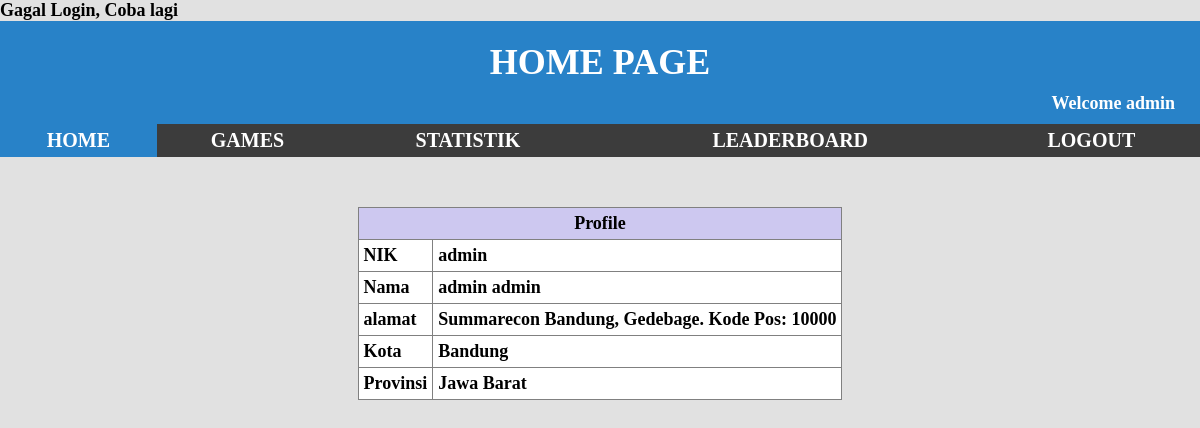
Screenshot of /user/ (signed in) with the database file from the repository.
### tables this page shows
CREATE TABLE `user_tbl` (
  `nik` varchar(16) NOT NULL,
  `nama_depan` varchar(50) NOT NULL,
  `nama_belakang` varchar(50) NOT NULL,
  `nomor_handphone` varchar(15) NOT NULL,
  `tanggal_lahir` date NOT NULL,
  `tempat_lahir` varchar(50) NOT NULL,
  `email` varchar(100) NOT NULL,
  `password` varchar(128) NOT NULL,
  `token` varchar(100) NOT NULL,
  `alamat` text NOT NULL,
  `kode_pos` int(10) NOT NULL,
  `kota_id` int(255) NOT NULL,
  `status` tinyint(1) NOT NULL
);

CREATE TABLE `kota_tbl` (
  `kota_id` int(255) NOT NULL,
  `nama_kota` varchar(100) NOT NULL,
  `provinsi_id` int(255) NOT NULL,
  `status` tinyint(1) NOT NULL
);

CREATE TABLE `provinsi_tbl` (
  `provinsi_id` int(255) NOT NULL,
  `nama_provinsi` varchar(100) NOT NULL,
  `status` tinyint(1) NOT NULL
);

### database.php (called while the page is built, shortened)
<?php
class Database
{
   function get($query)
   {
       include("database_connect.php");
       $result = $conn->query($query);
       if ($result->num_rows > 0)
       {
           return $result;
       }
       return null;
   }
}
?>

### user/index.php (the view, shortened to what this page needs)
<?php
include("../database.php");
$db = new Database();
$nik = (isset($_SESSION['nik'])) ? $_SESSION['nik'] : "";
$token = (isset($_SESSION['token'])) ? $_SESSION['token'] : "";
if($token && $nik)
{
    $userdata = $db->get("SELECT user_tbl.nik as nik, user_tbl.nama_depan as nama_depan, user_tbl.nama_belakang as nama_belakang,
                        user_tbl.alamat as alamat, user_tbl.kode_pos as kode_pos, kota_tbl.nama_kota as nama_kota,
                        provinsi_tbl.nama_provinsi as nama_provinsi
                        from user_tbl,kota_tbl, provinsi_tbl WHERE user_tbl.nik = '".$nik."' AND
                        user_tbl.kota_id = kota_tbl.kota_id AND kota_tbl.provinsi_id = provinsi_tbl.provinsi_id");
    $userdata = mysqli_fetch_assoc($userdata);
}
else
{
   header("Location: http://localhost/course_backend/");
}
?>
<link rel="stylesheet" href="../style.css">
<h1 class="title">HOME PAGE</h1>
<h6 class="userinfo">Welcome <?php echo $nik ?></h6>
<table class="nav">
   <tr>
       <th class="active"><a href="http://localhost/course_backend/user/">HOME</a></th>
       <th><a href="http://localhost/course_backend/user/games.php">GAMES</a></th>
       <th><a href="http://localhost/course_backend/user/statistik.php">STATISTIK</a></th>
       <th><a href="http://localhost/course_backend/user/leaderboard.php">LEADERBOARD</a></th>
       <th><a href="http://localhost/course_backend/user/logout.php">LOGOUT</a></th>
   </tr>
</table>
<table class="content" border=1>
   <tr><td class="title" align="center" colspan=5>Profile</td></tr>
   <tr><td>NIK</td><td colspan=4><?php echo $userdata['nik'];?></td></tr>
   <tr><td>Nama</td><td colspan=4><?php echo $userdata['nama_depan']." ".$userdata['nama_belakang'];?></td></tr>
   <tr><td>alamat</td><td colspan=4><?php echo $userdata['alamat'].". Kode Pos: ".$userdata['kode_pos'];?></td></tr>
   <tr><td>Kota</td><td colspan=4><?php echo $userdata['nama_kota'];?></td></tr>
   <tr><td>Provinsi</td><td colspan=4><?php echo $userdata['nama_provinsi'];?></td></tr>
</table>

### style.css (style rules this page uses)
* { font: bold 18px "century gothic"; margin: 0; }
h1.title { width: 100%; padding: 20px 0 10px; text-align: center; font-size: 36px; background: rgb(40,130,200); color: white; }
h6.userinfo { font-size: 18px; text-align: right; padding: 0 25px 10px 0; background: rgb(40,130,200); color: white; }
table.nav { width: 100%; background: rgb(240,170,10); border-collapse: collapse; }
table.nav tr th { background: rgb(60,60,60); color: white; transition: 0.25s; padding: 5px 0 5px; vertical-align: middle; text-align: center; border: 0px none; }
table.nav tr th a { text-decoration: none; color: white; font-size: 20px; display: block; transition: 0.25s; }
table.nav tr th.active { background: rgb(40,130,200); }
td { background: white; }
table.content tr td.title { background: rgb(205,200,240); }
table.content { margin: 50px auto; border-collapse: collapse; }
table.content tr td { padding: 5px; }

### rows the page displays
user_tbl: nik "admin", nama_depan "admin", nama_belakang "admin", alamat "Summarecon Bandung, Gedebage", kode_pos "10000", kota.nama_kota "Bandung", provinsi_tbl.nama_provinsi "Jawa Barat"

### other values shown
$nik "admin"
